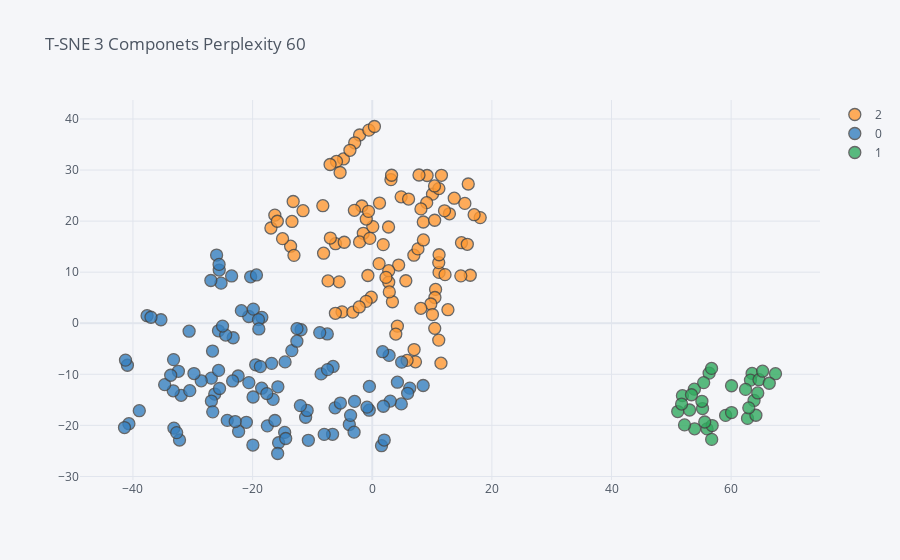

Write notebook code for a chart like this one.
### Code cell
Xt.iplot(x="d1", y="d2",kind="scatter", mode='markers', categories='cluster', title=f"T-SNE 3 Componets Perplexity 60")
